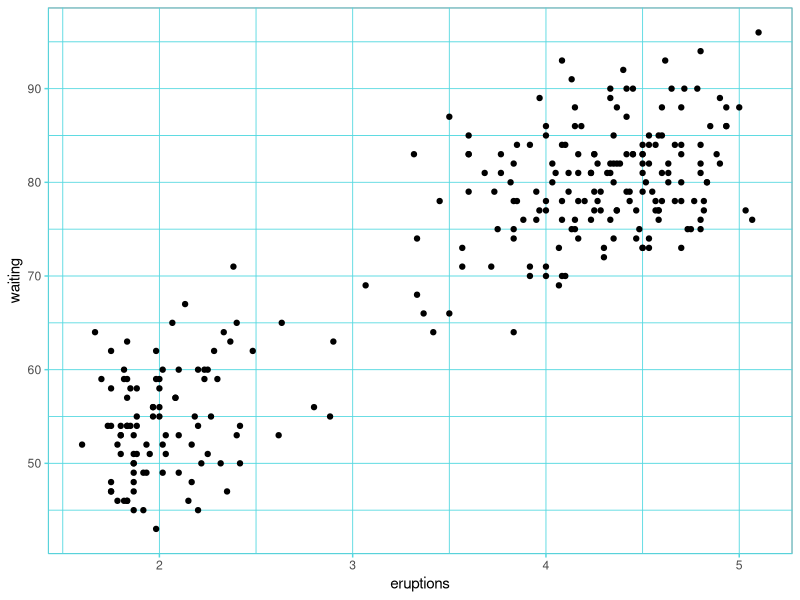
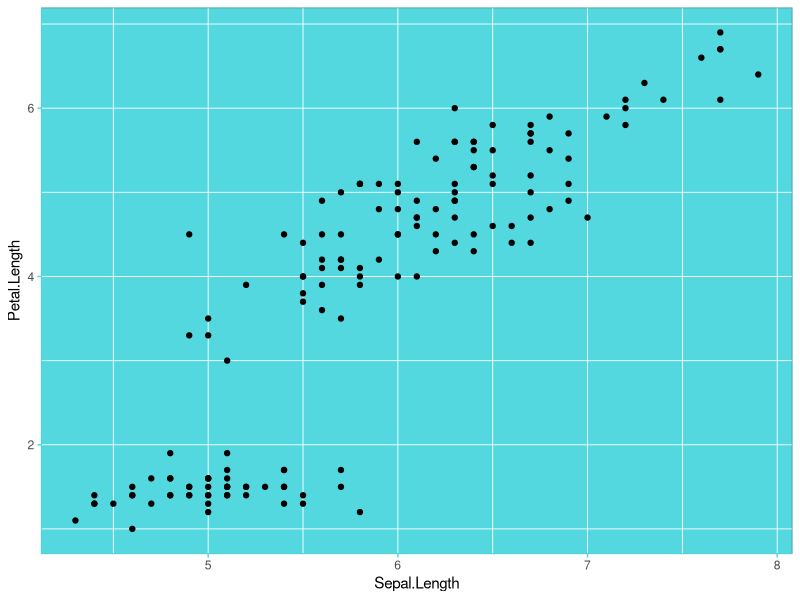

R code for these plots, in order:
## ----setup, include = FALSE----------------------------------------------
knitr::opts_chunk$set(
  collapse = TRUE,
  comment = "#>"
)

## ------------------------------------------------------------------------
linreg <- function(formula, data){
  if(class(formula)=="formula")
  {
    X <- model.matrix(formula, data)
    y <- data[,all.vars(formula)[1]] #pick up independent variable
    
    #calculate regression coefficients
    regressioncoeffs <- solve(t(X) %*% X) %*% t(X) %*% y
    
    #calculate fitted values
    fittedvals <- X %*% regressioncoeffs
    
    #residuals
    residualvals <- y-fittedvals
    
    #the degree of freedom
    degreeoffree <- nrow(X)-ncol(X)
    
    #the residual variance
    residualvariance <- (t(residualvals) %*% residualvals) / degreeoffree
    
    #variance of regression coefficients
    varianceofcoeff <- diag(as.vector(residualvariance) * solve(t(X) %*% X))
    
    #t-values of each coeffcient 
    tvalues <- regressioncoeffs / sqrt(varianceofcoeff)
    
    #p-values
    pvalues <- 2*pt(abs(tvalues),degreeoffree)
    
    calculatedstatistics <- list("regressioncoeffs"=regressioncoeffs, "fittedvals"=fittedvals, "residualvals"=residualvals, "degreeoffree"=degreeoffree, "residualvariance"=residualvariance, "varianceofcoeff"=varianceofcoeff, "tvalues"=tvalues, "pvalues"=pvalues)
    class(calculatedstatistics) <- "linreg"
    return(calculatedstatistics)
  }
  else
  {
    stop("The first argument should be of type formula")
  }
}


## ------------------------------------------------------------------------
# print method for linreg
print.linreg <- function(x){
  
  cat("\nCall:\n", paste(deparse(x$call), sep = "\n", collapse = "\n"), 
      "\n\n", sep = "")
  cat("Coefficients:\n")
  print(format(t(x[["regressioncoeffs"]])[1,]), print.gap = 2L, 
        quote = FALSE)
}

# plot methd for linreg
plot.linreg <- function(x){
  
}

# resd method for linreg
resid.linreg <- function(x) {
  as.vector(x[["residualvals"]])
}

pred.linreg <- function(x) {
  x[["fittedvals"]]
}

coef.linreg <- function(x) {
  c(t(x[["regressioncoeffs"]]))
}


## ------------------------------------------------------------------------

theme_liu1 <- function(){
  ggplot2::theme_bw()+
  ggplot2::theme(panel.background = ggplot2::element_rect(fill = "#FFFFFF", colour = "#666666"),
        panel.grid.major = ggplot2::element_line(colour = "#54d8e0", size=0.3),
        panel.grid.minor = ggplot2::element_line(colour = "#54d8e0", size=0.3),
        axis.line = ggplot2::element_line(size =0.3, colour = "#54d8e0"),
        axis.text = ggplot2::element_text(size = ggplot2::rel(0.8)),
        axis.ticks = ggplot2::element_line(colour = "#54d8e0"),
        legend.key = ggplot2::element_rect(colour = "#54d8e0"),
        panel.border = ggplot2::element_rect(fill = NA, colour = "#54d8e0"),
        strip.background = ggplot2::element_rect(fill = "grey80", colour = "#54d8e0"))
}

ggplot2::ggplot(faithful, ggplot2::aes(x=eruptions, y=waiting))+
  ggplot2::geom_point()+
  theme_liu1()


theme_liu2 <- function(){
  ggplot2::theme_bw()+
    ggplot2::theme(panel.background = ggplot2::element_rect(fill = "#54d8e0", colour = "#666666"),
          panel.grid.major = ggplot2::element_line(colour = "#FFFFFF", size=0.3),
          panel.grid.minor = ggplot2::element_line(colour = "#FFFFFF", size=0.3),
          axis.line = ggplot2::element_line(size =0.3, colour = "#54d8e0"),
          axis.text = ggplot2::element_text(size = ggplot2::rel(0.8)),
          axis.ticks = ggplot2::element_line(colour = "#54d8e0"),
          legend.key = ggplot2::element_rect(colour = "#54d8e0"),
          panel.border = ggplot2::element_rect(fill = NA, colour = "#54d8e0"),
          strip.background = ggplot2::element_rect(fill = "grey80", colour = "#54d8e0"))
     #annotation_custom(picc, xmin=5, xmax=7, ymin=30, ymax=45)
}

ggplot2::ggplot(iris, ggplot2::aes(x=Sepal.Length, y=Petal.Length))+
  ggplot2::geom_point()+
  theme_liu2()


# imgg <- png::readPNG("/Users/aashana/RcourseLAB4/images/liuLogo.png")
# picc <- as.raster(imgg, 10, 10, 10, 10, angle = 0, interpolate = TRUE)


